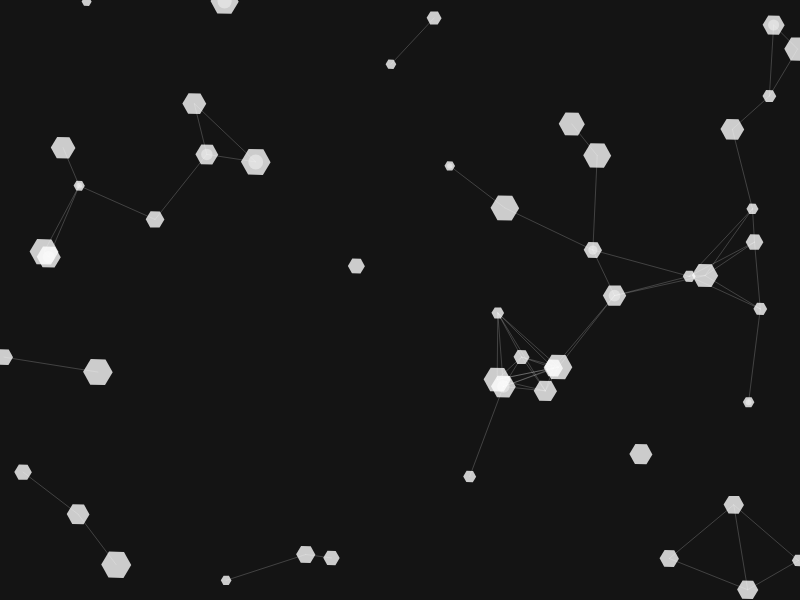
Frame 1 (no input)
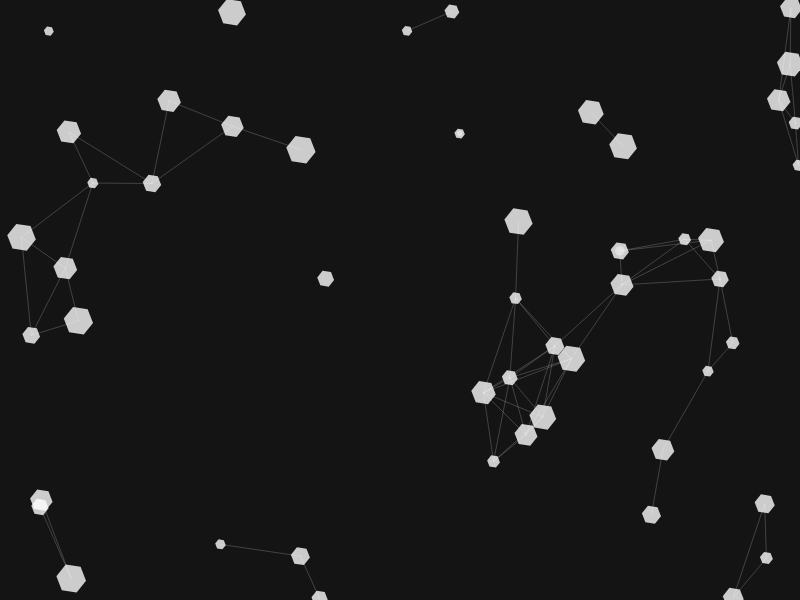
Frame 60 (no input)
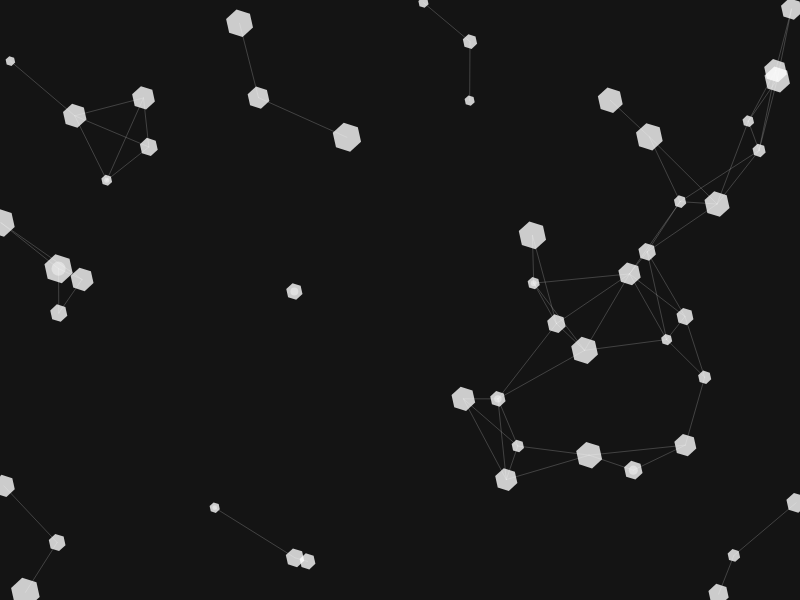
Frame 120 (the mouse pressed at the canvas centre since frame 60)

The p5.js sketch that drew these frames (run headless with seeded random() and noise() and a simulated clock; from frame 60 on, the mouse is pressed at the canvas centre):

// p5.js sketch
// ── sketch.js
let fragments = [];
let connections = [];
let pulse = 0;
let collapseTimer = 0;
let isCollapsing = false;

class Fragment {
  constructor(x, y) {
    this.x = x;
    this.y = y;
    this.vx = random(-1, 1);
    this.vy = random(-1, 1);
    this.size = random(5, 15);
    this.energy = random(0.5, 1);
  }

  update() {
    this.x += this.vx * this.energy;
    this.y += this.vy * this.energy;

    if (this.x < 0 || this.x > width) this.vx *= -1;
    if (this.y < 0 || this.y > height) this.vy *= -1;
  }

  display() {
    push();
    translate(this.x, this.y);
    rotate(frameCount * 0.02);
    fill(255, 200);
    noStroke();
    beginShape();
    for (let i = 0; i < 6; i++) {
      let angle = map(i, 0, 6, 0, TWO_PI);
      let x = cos(angle) * this.size;
      let y = sin(angle) * this.size;
      vertex(x, y);
    }
    endShape(CLOSE);
    pop();
  }
}

function setup() {
  createCanvas(800, 600);
  for (let i = 0; i < 50; i++) {
    fragments.push(new Fragment(random(width), random(height)));
  }
}

function draw() {
  background(20);

  // Update and display fragments
  for (let frag of fragments) {
    frag.update();
    frag.display();
  }

  // Connect nearby fragments
  connections = [];
  for (let i = 0; i < fragments.length; i++) {
    for (let j = i + 1; j < fragments.length; j++) {
      let d = dist(fragments[i].x, fragments[i].y, fragments[j].x, fragments[j].y);
      if (d < 100) {
        connections.push([fragments[i], fragments[j]]);
      }
    }
  }

  // Draw connections
  stroke(255, 50);
  noFill();
  for (let [a, b] of connections) {
    line(a.x, a.y, b.x, b.y);
  }

  // Pulse effect
  pulse = (pulse + 0.05) % TWO_PI;
  let pulseSize = sin(pulse) * 2;
  for (let frag of fragments) {
    if (random() < 0.1) {
      fill(255, 100);
      noStroke();
      ellipse(frag.x, frag.y, frag.size + pulseSize);
    }
  }

  // Collapse trigger
  collapseTimer++;
  if (collapseTimer > 300 && !isCollapsing) {
    isCollapsing = true;
    for (let frag of fragments) {
      frag.vx += random(-2, 2);
      frag.vy += random(-2, 2);
    }
  }

  // Reset after collapse
  if (isCollapsing && collapseTimer > 350) {
    isCollapsing = false;
    collapseTimer = 0;
    for (let i = 0; i < fragments.length; i++) {
      fragments[i] = new Fragment(random(width), random(height));
    }
  }
}
